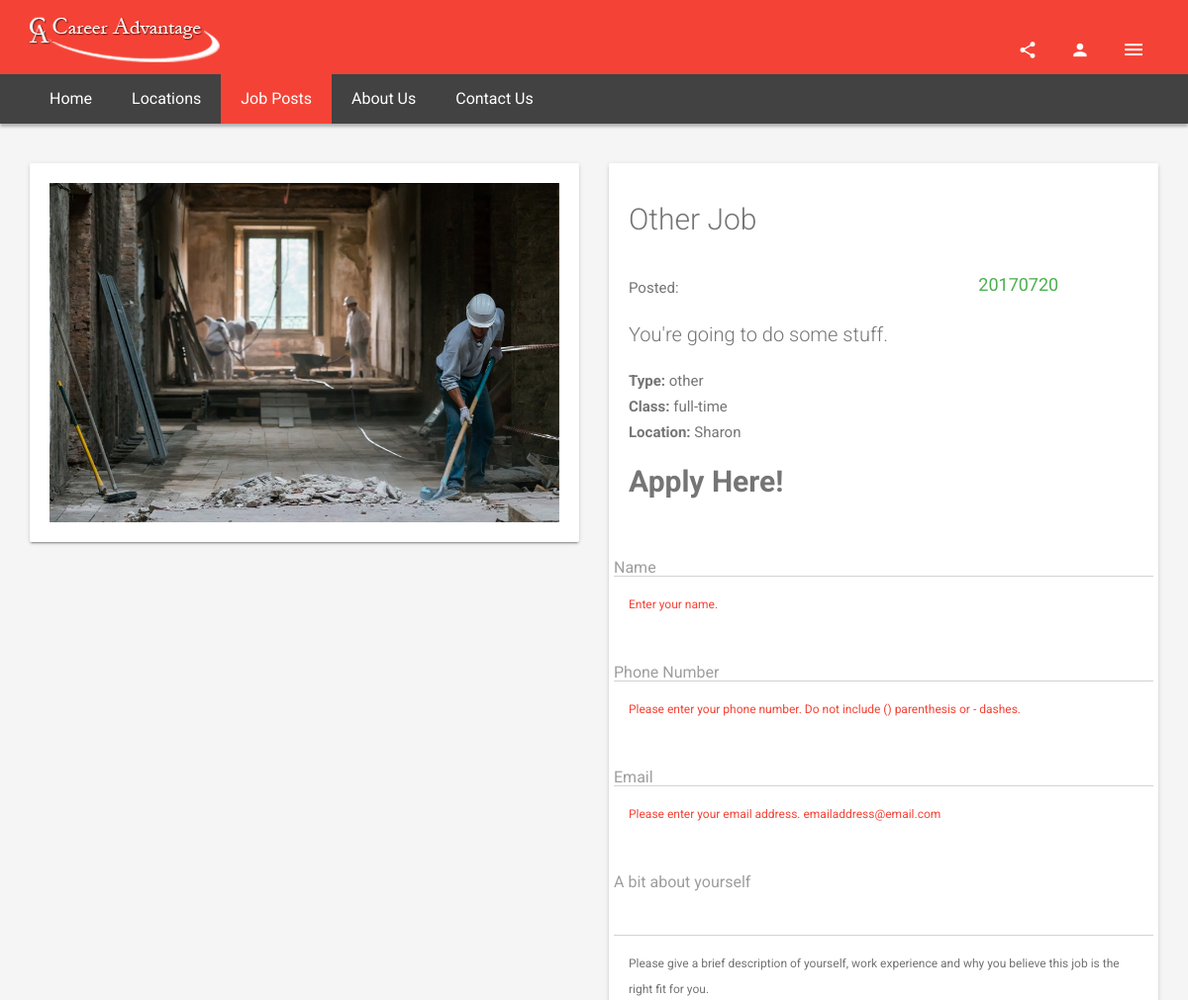
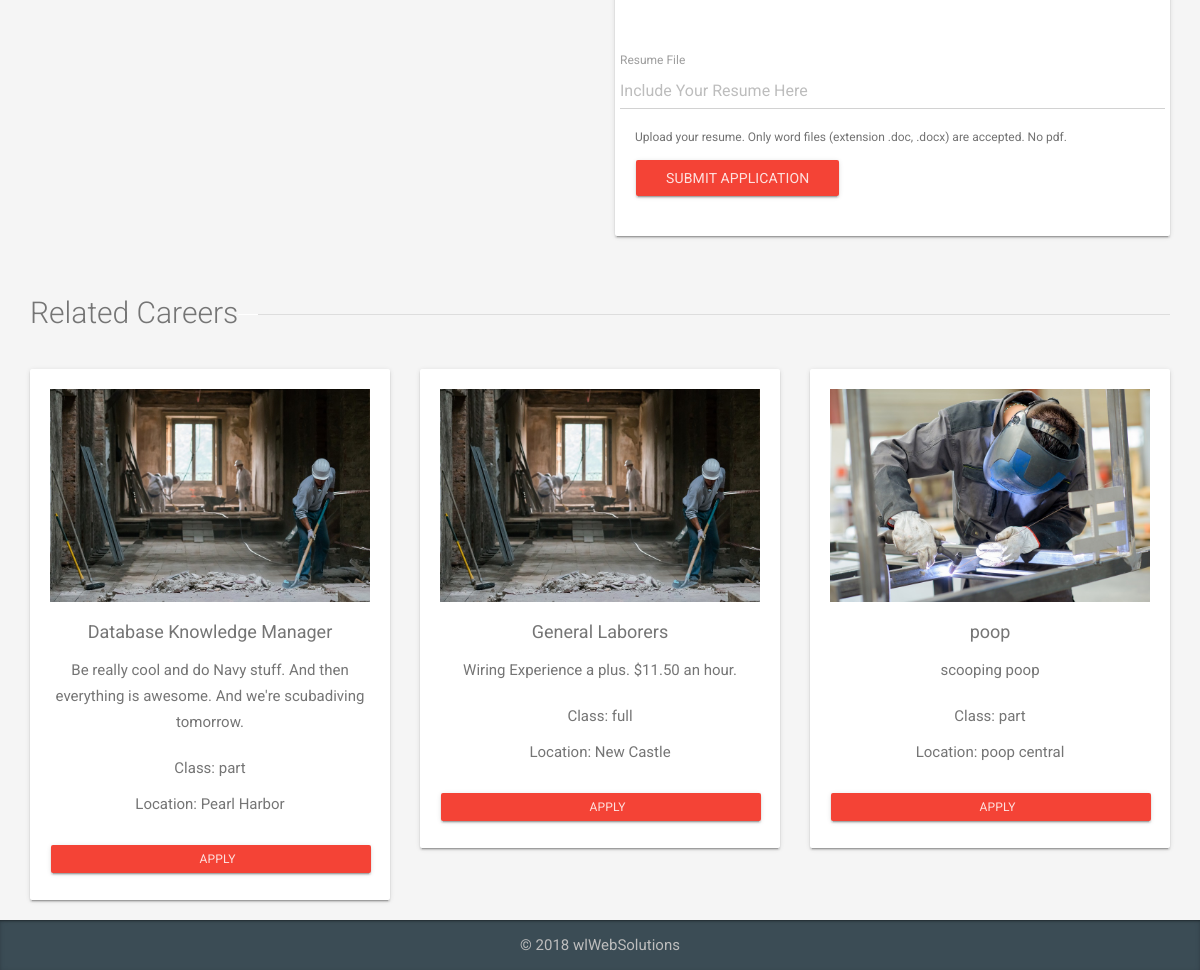
Page /apply.php?id=5 on the committed database (2 pictures, top to bottom).
### tables this page shows
CREATE TABLE `jobs` (
  `id` int(11) NOT NULL,
  `name` varchar(255) DEFAULT NULL,
  `class` varchar(255) DEFAULT NULL,
  `type` varchar(255) DEFAULT NULL,
  `location` varchar(255) DEFAULT NULL,
  `description` text,
  `date` int(12) DEFAULT NULL
);

### includes/query_functions.php (called while the page is built, shortened)
<?php
  function find_three_jobs() {
    global $db;
    $sql = "SELECT * FROM jobs ";
    $sql .= "ORDER BY id DESC ";
    $sql .= "LIMIT 3";
    $result = mysqli_query($db, $sql);
    return $result;
  }
  function find_job_by_id($id) {
    global $db;
    $sql = "SELECT * FROM jobs ";
    $sql .= "WHERE id='" . $id . "'";
    $result = mysqli_query($db, $sql);
    $job = mysqli_fetch_assoc($result);
    return $job;
  }
?>

### apply.php (the view, shortened to what this page needs)
<?php
$id = isset($_GET['id']) ? $_GET['id'] : '1';
$job = find_job_by_id($id);
$related = find_three_jobs();
?>
<?php include('/home4/gamergfx/public_html/careeradvantageonline/includes/head.php'); ?>
  <body ng-app>
    <div class="sb-site-container">
      <?php include('/home4/gamergfx/public_html/careeradvantageonline/includes/tophead.php'); ?>
      <?php include('/home4/gamergfx/public_html/careeradvantageonline/includes/nav.php'); ?>
      <div class="container">
        <div class="row">
          <div class="col-md-6">
            <div id="carousel-product" class="ms-carousel ms-carousel-thumb carousel slide animated zoomInUp animation-delay-5" data-ride="carousel">
              <div class="card card-block">
                <div class="carousel-inner" role="listbox">
                  <div class="item active">
                    <img src="assets/img/jobs/<?php echo $job['type']; ?>.jpeg" alt="..."> </div>
                </div>
              </div>
            </div>
          </div>
          <div class="col-md-6">
            <div class="card animated zoomInDown animation-delay-5">
              <div class="card-block">
                <h2><?php echo $job['name']; ?></h2>
                <div class="mb-2 mt-4">
                  <div class="row">
                    <div class="col-sm-6">
                      <span class="mr-2">
                        Posted:
                      </span>
                    </div>
                    <div class="col-sm-6 text-center">
                      <h4 class="color-success no-m text-normal"><?php echo $job['date']; ?></h4>
                    </div>
                  </div>
                </div>
                <p class="lead"><?php echo $job['description']; ?></p>
                <ul class="list-unstyled">
                  <li>
                    <strong>Type: </strong><?php echo $job['type']; ?></li>
                    <li>
                    <strong>Class: </strong><?php echo $job['class'] . "-time"; ?></li>
                    <li>
                    <strong>Location: </strong><?php echo $job['location']; ?></li>
                  <li>
                    <h2><strong>Apply Here!</strong></h2>
                  </li>
                  <form name="myform" class="form-horizontal" enctype="multipart/form-data" action="includes/appsubmit.php?id=<?php echo $id; ?>" method="post" novalidate>
                    <fieldset>
                  <li>
                    <div class="form-group label-floating">
                    <label class="control-label" for="focusedName">Name</label>
                    <input class="form-control" id="focusedName" name="name" type="text" ng-model="user.name"
                    ng-required="true"
                    ng-minlength="2">
                    </div>
                    <p class="help-block color-danger"
                    ng-show="myform.name.$invalid && myform.name.$touched">Enter your name.</p>
                  </li>
                  <li>
                    <div class="form-group label-floating">
                    <label class="control-label" for="focusedPhone">Phone Number</label>
                    <input class="form-control" id="focusedPhone" name="phone" type="number"
                    ng-model="user.phone"
                    ng-required="true"
                    ng-minlength="10"
                    ng-maxlength="11">
                     </div>
                    <p class="help-block color-danger"
                    ng-show="myform.phone.$invalid && myform.phone.$touched">Please enter your phone number. Do not include () parenthesis or - dashes.</p>
                  </li>
                  <li>
                    <div class="form-group label-floating">
                    <label class="control-label" for="focusedEmail">Email</label>
                    <input class="form-control" id="focusedEmail" name="email" type="email"
                    ng-model="email"
                    ng-required="true"
                    ng-minlength="6"
                    ng-maxlength="255">
                    </div>
                    <p class="help-block color-danger"
                    ng-show="myform.email.$invalid && myform.email.$touched">Please enter your email address. emailaddress@email.com</p>
                  </li>
                  <li>
                    <div class="form-group label-floating">
                    <label class="control-label" for="focusedComment">A bit about yourself</label>
                    <textarea rows="3" class="form-control" id="focusedComment" name="comment" type="text"
                    ng-model="comment"
                    ng-required="true"></textarea>
                    </div>
                    <p class="help-block"
                    ng-show="myform.comment.$invalid && myform.comment.$touched">Please give a brief description of yourself, work experience and why you believe this job is the right fit for you.</p>
                  </li>
                  <li>
                    <div class="form-group">
                      <label for="inputFile" class="control-label">Resume File</label>
                        <input type="text" readonly="" class="form-control" name="resume" placeholder="Include Your Resume Here">
                    </div>
                    <p class="help-block">
                          Upload your resume.  Only word files (extension .doc, .docx) are accepted. No pdf.
                    </p>
                  </li>
                  <li>
                    <input type="submit" class="btn btn-raised btn-primary" value="Submit Application"
                    ng-disabled="myform.$invalid">
                    </fieldset>
                    </form>
                </ul>
              </div>
            </div>
          </div>
        </div>
        <h2 class="mt-4 mb-4 right-line">Related Careers</h2>
        <div class="row">
          <?php while($rel = mysqli_fetch_assoc($related)) { ?>
          <div class="col-md-4">
            <div class="card ms-feature wow zoomInUp animation-delay-3">
              <div class="card-block text-center">
                <a href="javascript:void(0)">
                  <img src="assets/img/jobs/<?php echo $rel['type']; ?>.jpeg" alt="" class="img-responsive center-block">
                </a>
                <h4 class="text-normal text-center"><?php echo $rel['name']; ?></h4>
                <p><?php echo $rel['description']; ?></p>
                <div class="mt-2">
                <p>Class: <?php echo $rel['class']; ?></p>
                <p>Location: <?php echo $rel['location']; ?></p>
                </div>
                <form action="<?php echo 'apply.php?id=' . $rel['id']; ?>" method="post">
                  <fieldset>
                    <div class="form-group">
                      <button type="submit" class="btn btn-primary btn-sm btn-block btn-raised mt-2 no-mb">
                                          <i class="zmdi zmdi-shopping-case"></i> Apply</button>
                  </fieldset>
                </form>
              </div>
            </div>
          </div>
          <?php } ?>
        </div>
      </div>
<?php include('/home4/gamergfx/public_html/careeradvantageonline/includes/footer.php'); ?>

### rows in the picture
jobs: type (picture), name "Other Job", date "20170720", description "You're going to do some stuff.", type "other", class "full", location "Sharon"
jobs: type (picture), name "Database Knowledge Manager", description "Be really cool and do Navy stuff. And then everything is awesome. And we're scubadiving tomorrow.", class "part", location "Pearl Harbor"
jobs: type (picture), name "General Laborers", description "Wiring Experience a plus. $11.50 an hour.", class "full", location "New Castle"
jobs: type (picture), name "poop", description "scooping poop", class "part", location "poop central"
